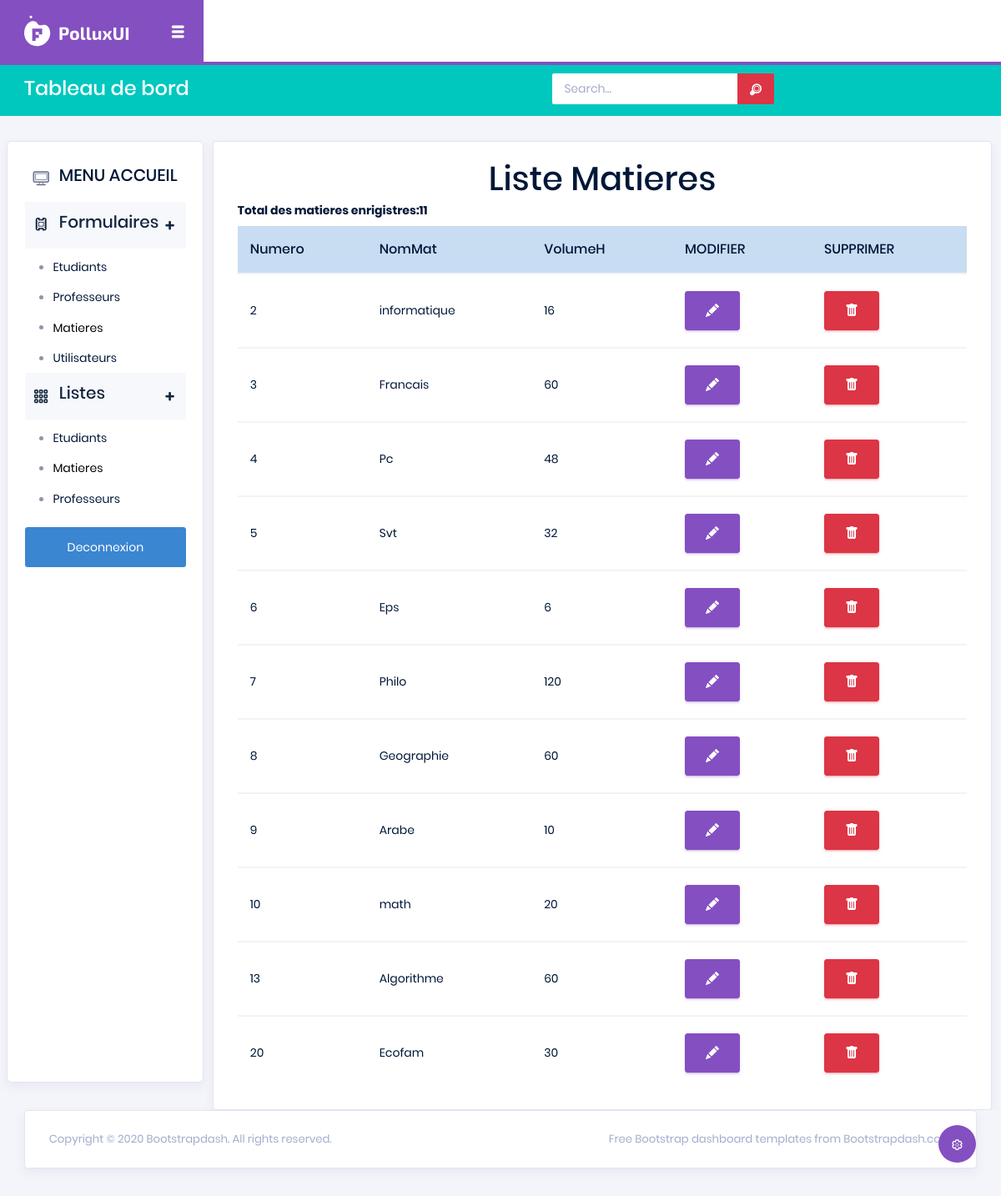
The page /pages/tables/Matieres.php on the database its author committed.
### tables this page shows
CREATE TABLE `matiere` (
  `Numero` int(11) NOT NULL,
  `NomMat` varchar(25) NOT NULL,
  `VolumeH` int(11) NOT NULL
);

### pages/tables/Matieres.php (the view, shortened to what this page needs)
<!DOCTYPE html>
<html lang="en">
<?php
require_once('../connexion.php');
?>
<?php include('../Header2.php') ?>
<body>
    <div class="container-scroller">
        <nav class="navbar col-lg-12 col-12 p-0 fixed-top d-flex flex-row">
      <div class="navbar-brand-wrapper d-flex justify-content-center">
        <div class="navbar-brand-inner-wrapper d-flex justify-content-between align-items-center w-100">
          <a class="navbar-brand brand-logo" href="../../index.html"><img src="../../images/logo.svg" alt="logo" /></a>
          <button class="navbar-toggler navbar-toggler align-self-center" type="button" data-toggle="minimize">
            <span class="typcn typcn-th-menu"></span>
          </button>
        </div>
      </div>
      <div class="navbar-menu-wrapper d-flex align-items-center justify-content-end">
      </div>
    </nav>
    <nav class="navbar-breadcrumb col-xl-12 col-12 d-flex flex-row p-0">
      <div class="navbar-menu-wrapper d-flex align-items-center justify-content-end">
        <ul class="navbar-nav mr-lg-2">
          <li class="nav-item ml-0">
            <h4 class="mb-0">Tableau de bord</h4>
          </li>
        </ul>
        <ul class="navbar-nav navbar-nav-right">
          <li class="nav-item nav-search d-none d-md-block mr-0">
            <form action="" method="post" class="input-group">
              <input type="text" class="form-control" placeholder="Search..." aria-label="search" aria-describedby="search"name="motcle" required>
              <div class="input-group-prepend">
                <button class="input-group-text" id="search" type="submit" name="btnsubmit">
                  <i class="typcn typcn-zoom"></i>
                </button>
              </div>
            </form>
          </li>
        </ul>
      </div>
    </nav>
        <div class="container-fluid page-body-wrapper">
            <div class="theme-setting-wrapper">
                <div id="settings-trigger"><i class="typcn typcn-cog-outline"></i></div>
            </div>
            <?php include('../MENU2.php') ?>
            <div class="container-fluid">
                <div class="card">
                    <div class="card-body">
                        <h2 class="text-center">Liste Matieres</h2>
                        <div class="table-responsive">
                            <table class="table table-hover">
                            <?php
 if(isset($_POST['btnsubmit'])){
  $mc=$_POST['motcle'];
  $req_recuperation =" select* from matiere where NomMat Like '%$mc%' OR Numero Like '%$mc%' ";
 }
 else{
   $req_recuperation =" select* from matiere";
 }
        $resultat=mysqli_query($conecole,$req_recuperation);
        $nbr=mysqli_num_rows($resultat);
        echo "<p><b> Total des matieres enrigistres:" .$nbr."</b></p>";
?>
                                <thead>
                                    <tr class="table-info">
                                        <th>
                                            Numero
                                        </th>
                                        <th>
                                        NomMat
                                        </th>
                                        <th>
                                          VolumeH
                                        </th>
                                        <th>
                                            MODIFIER
                                        </th>
                                        <th>
                                            SUPPRIMER
                                        </th>
                                    </tr>
                                </thead>
                                <tbody>
                                <?php
             while($ligne=mysqli_fetch_assoc($resultat)){
  ?>
            <tbody>
              <tr>
              <td><?php echo $ligne['Numero']; ?></td>
                <td><?php echo $ligne['NomMat']; ?></td>
                <td><?php echo $ligne['VolumeH']; ?></td>
                <td><a href="ModifMat.php?id=<?php echo $ligne['Numero']; ?>" class="btn btn-primary"><i class="bi bi-pencil-fill"></i></a></td>
                <td><a href="supprimerMat.php?id=<?php echo $ligne['Numero']; ?>" class="btn btn-danger"><i class="bi bi-trash-fill"></i></a></td>
             </tr>
            </tbody>
            </tbody>
  <?php
             }
   ?>
                            </table>
                        </div>
                    </div>
                </div>
            </div>
        </div>
    </div>
    <?php include('../FOOTER2.php') ?>
</body>
</html>

### pages/Header2.php (shortened to what this page needs)
<head>
    <link rel="stylesheet" href="../../vendors/typicons/typicons.css">
    <link rel="stylesheet" href="../../vendors/css/vendor.bundle.base.css">
    <link rel="stylesheet" href="../../css/vertical-layout-light/style.css">
    <link rel="stylesheet" href="https://cdn.jsdelivr.net/npm/bootstrap-icons@1.10.3/font/bootstrap-icons.css">
</head>

### pages/MENU2.php (shortened to what this page needs)
<nav class="sidebar sidebar-offcanvas" id="sidebar">
    <ul class="nav">
        <li class="nav-item">
            <a class="nav-link" href="../../accueil.php">
                <i class="typcn typcn-device-desktop menu-icon"></i>
                <span class="menu-title"><h5>MENU ACCUEIL</h5></span>
            </a>
        </li>
        <li class="nav-item">
            <a class="nav-link" data-toggle="collapse" href="#form-elements" aria-expanded="false" aria-controls="form-elements">
                <i class="typcn typcn-film menu-icon"></i>
                <span class="menu-title">
                    <h5>Formulaires</h5>
                </span>
                <i class="menu-arrow"></i>
            </a>
            <div class="collapse" id="form-elements">
                <ul class="nav flex-column sub-menu">
                    <li class="nav-item"><a class="nav-link" href="../../pages/forms/FEtudiants.php">Etudiants</a></li>
                    <li class="nav-item"><a class="nav-link" href="../../pages/forms/FProfesseurs.php">Professeurs</a></li>
                    <li class="nav-item"><a class="nav-link" href="../../pages/forms/FMatieres.php">Matieres</a></li>
                    <li class="nav-item"><a class="nav-link" href="../../pages/forms/FUtilisateurs.php">Utilisateurs</a></li>
                </ul>
            </div>
        </li>
        <li class="nav-item">
            <a class="nav-link" data-toggle="collapse" href="#tables" aria-expanded="false" aria-controls="tables">
                <i class="typcn typcn-th-small-outline menu-icon"></i>
                <span class="menu-title">
                    <h5>Listes</h5>
                </span>
                <i class="menu-arrow"></i>
            </a>
            <div class="collapse" id="tables">
                <ul class="nav flex-column sub-menu">
                    <li class="nav-item"> <a class="nav-link" href="Etudiants.php">Etudiants</a></li>
                    <li class="nav-item"> <a class="nav-link" href="Matieres.php">Matieres</a></li>
                    <li class="nav-item"> <a class="nav-link" href="Professeurs.php">Professeurs</a></li>
                </ul>
            </div>
        </li>
        <div class="mt-3">
            <a href="../../index.php" class="btn btn-block btn-info btn-lg font-weight-medium auth-form-btn">Deconnexion</a>
        </div>
    </ul>
</nav>

### pages/FOOTER2.php (shortened to what this page needs)
<footer class="footer">
    <div class="card">
        <div class="card-body">
            <div class="d-sm-flex justify-content-center justify-content-sm-between">
                <span class="text-muted text-center text-sm-left d-block d-sm-inline-block">Copyright © 2020 <a href="https://www.bootstrapdash.com/" class="text-muted" target="_blank">Bootstrapdash</a>. All rights reserved.</span>
                <span class="float-none float-sm-right d-block mt-1 mt-sm-0 text-center text-muted">Free <a href="https://www.bootstrapdash.com/" class="text-muted" target="_blank">Bootstrap dashboard</a> templates from Bootstrapdash.com</span>
            </div>
        </div>
    </div>
</footer>

### rows shown on the page
matiere: Numero "2", NomMat "informatique", VolumeH "16"
matiere: Numero "3", NomMat "Francais", VolumeH "60"
matiere: Numero "4", NomMat "Pc", VolumeH "48"
matiere: Numero "5", NomMat "Svt", VolumeH "32"
matiere: Numero "6", NomMat "Eps", VolumeH "6"
matiere: Numero "7", NomMat "Philo", VolumeH "120"
matiere: Numero "8", NomMat "Geographie", VolumeH "60"
matiere: Numero "9", NomMat "Arabe", VolumeH "10"
matiere: Numero "10", NomMat "math", VolumeH "20"
matiere: Numero "13", NomMat "Algorithme", VolumeH "60"
matiere: Numero "20", NomMat "Ecofam", VolumeH "30"

### other values the page prints
$nbr "11"
